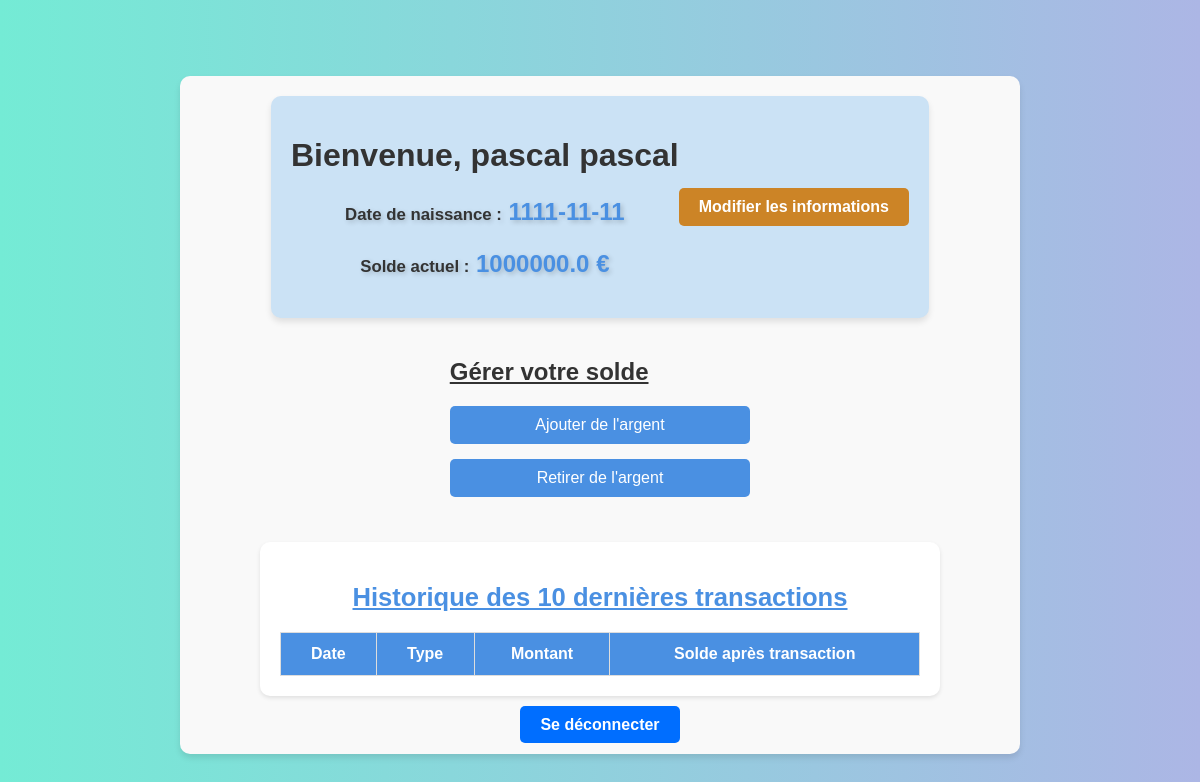
Page /home/2 on the committed database.
### app.py (models this page shows)
class User(db.Model):
    id = db.Column(db.Integer, primary_key=True)
    name = db.Column(db.String(100), nullable=False)
    surname = db.Column(db.String(100), nullable=False)
    dob = db.Column(db.String(10), nullable=False)
    deposit = db.Column(db.Float, nullable=False)
    password = db.Column(db.String(200), nullable=False)
    transactions = db.relationship('Transaction', backref='user', lazy=True)  # Relation avec les transactions

### app.py (the view)
@app.route('/home/<int:user_id>')
def home(user_id):
    user = User.query.get(user_id)  # Récupérer l'utilisateur avec l'ID
    transactions = Transaction.query.filter_by(user_id=user_id).order_by(Transaction.date.desc()).limit(10).all()
    return render_template('home.html', user=user, transactions=transactions)

### templates/home.html (shortened to what this page needs)
<!DOCTYPE html>
<html lang="fr">
<head>
    <link rel="stylesheet" href="{{ url_for('static', filename='style.css') }}">
</head>
<body class="home-page">
    <div class="container">
        <div class="welcome-box">
            <div class="welcome-header">
                <div>
                    <h1>Bienvenue, {{ user.name }} {{ user.surname }}</h1>
                    <p><strong>Date de naissance :</strong> {{ user.dob }}</p>
                    <p><strong>Solde actuel :</strong> <span id="user-deposit" data-deposit="{{ user.deposit }}">{{ user.deposit }}</span> €</p>
                </div>
                <a href="/settings/{{ user.id }}" class="btn btn-settings">Modifier les informations</a>
            </div>
        </div>
        <div class="transaction-form">
            <h2><u>Gérer votre solde</u></h2>
            <button onclick="showTransactionForm('add')" class="btn btn-add">Ajouter de l'argent</button>
            <button onclick="showTransactionForm('subtract')" class="btn btn-subtract">Retirer de l'argent</button>
        </div>
        <div class="transaction-history">
            <h2><u>Historique des 10 dernières transactions</u></h2>
            <table class="history-table">
                <thead>
                    <tr>
                        <th>Date</th>
                        <th>Type</th>
                        <th>Montant</th>
                        <th>Solde après transaction</th>
                    </tr>
                </thead>
            </table>
        </div>
        <div class="logout-box">
            <a href="/logout" class="btn btn-logout">Se déconnecter</a>
        </div>
    </div>
</body>
</html>

### static/style.css (style rules this page uses)
body { font-family: Arial, sans-serif; background: linear-gradient(to right, #74ebd5, #acb6e5); color: #333; display: flex; justify-content: center; align-items: center; height: 100vh; margin: 0; padding: 0; }
.container { width: 100%; max-width: 800px; padding: 20px; font-family: Arial, sans-serif; background-color: #f9f9f9; border-radius: 10px; box-shadow: 0 4px 6px rgba(0, 0, 0, 0.1); display: flex; flex-direction: column; align-items: center; margin-top: 30px; }
.welcome-box { background-color: #cbe2f5; border-radius: 10px; box-shadow: 0 4px 6px rgba(0, 0, 0, 0.1); padding: 20px; margin-bottom: 20px; display: flex; flex-direction: column; }
.welcome-header { display: flex; justify-content: space-between; align-items: center; }
.btn-settings { background-color: #cc8426; color: #fff; padding: 10px 20px; text-decoration: none; border-radius: 5px; transition: background-color 0.3s ease; }
body.home-page .welcome-box p { font-size: 1.5em; font-weight: bold; color: #4a90e2; text-align: center; margin-bottom: 20px; text-shadow: 2px 2px 5px rgba(0, 0, 0, 0.2); }
body.home-page .welcome-box p strong { font-size: 0.7em; color: #333; }
.transaction-history { padding: 20px; background-color: #fff; border-radius: 10px; margin-top: 30px; margin-bottom: 20px; box-shadow: 0 2px 4px rgba(0, 0, 0, 0.1); width: 80%; margin-left: auto; margin-right: auto; text-align: center; }
.transaction-history h2 { font-size: 1.6em; margin-bottom: 20px; color: #4a90e2; }
.history-table { width: 100%; border-collapse: collapse; margin-top: 20px; }
.history-table th, .history-table td { padding: 12px 15px; text-align: center; border: 1px solid #ddd; font-size: 1em; }
.history-table th { background-color: #4a90e2; color: white; font-weight: bold; }
.logout-box { text-align: center; }
.btn-logout { background-color: #006eff; color: #fff; padding: 10px 20px; text-decoration: none; border-radius: 5px; transition: 0.3s; }
input, button { padding: 10px; margin-bottom: 15px; border: 1px solid #ddd; border-radius: 5px; font-size: 1em; width: 100%; box-sizing: border-box; }
button { background-color: #4a90e2; color: #fff; border: none; cursor: pointer; transition: background-color 0.3s ease; }
p { text-align: center; font-size: 0.9em; color: #666; }
a { color: #4a90e2; text-decoration: none; font-weight: bold; }

### rows in the picture
User: name "pascal", surname "pascal", dob "1111-11-11", deposit "1000000.0"
